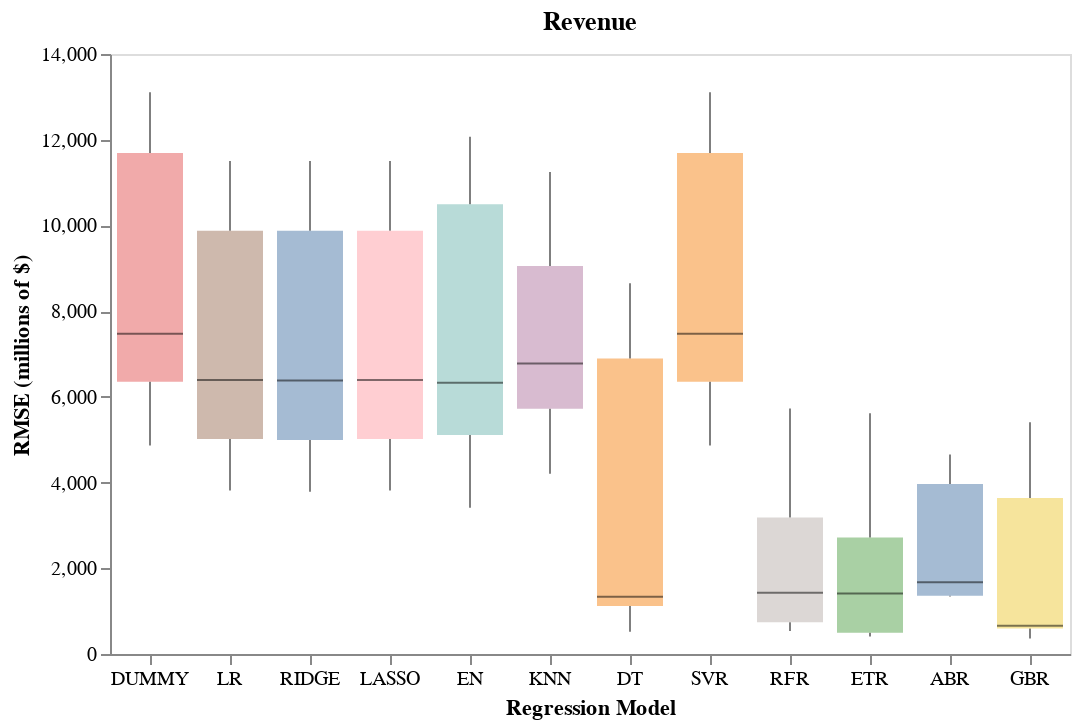

This figure's notebook cell:
### Code cell
# Let's try a better looking chart in altair
df_rev = pd.DataFrame({
    "model": np.concatenate([[n]*len(v) for n, v in zip(names, kfold_results_rev)]),
    "rmse":  np.concatenate(kfold_results_rev)
})

df_rev['rmse'] = df_rev['rmse']/1_000_000

rev_chart = alt.Chart(df_rev).mark_boxplot(size=33, opacity=0.5, median={'color': 'black', 'strokeWidth': 3}).encode(
    x=alt.X('model:N', sort=names, title='Regression Model', axis = alt.Axis(labelAngle = 0, grid = False)),
    y=alt.Y('rmse:Q', title='RMSE (millions of $)', axis = alt.Axis(grid = False)),
    color = alt.Color('model:N', legend=None)
).properties(
    width=40*len(names), height=300,
    title='Revenue'
)

rev_chart

### Figure 1 — Vega-Lite specification as saved in the notebook (floating-point values rounded to 4 significant figures)
{"config": {"view": {"continuousWidth": 300, "continuousHeight": 300}}, "data": {"name": "data-3235404efe05e5a454b03d8253bf1cea"}, "mark": {"type": "boxplot", "median": {"color": "black", "strokeWidth": 3}, "opacity": 0.5, "size": 33}, "encoding": {"color": {"field": "model", "legend": null, "type": "nominal"}, "x": {"axis": {"grid": false, "labelAngle": 0}, "field": "model", "sort": ["DUMMY", "LR", "RIDGE", "LASSO", "EN", "KNN", "DT", "SVR", "RFR", "ETR", "ABR", "GBR"], "title": "Regression Model", "type": "nominal"}, "y": {"axis": {"grid": false}, "field": "rmse", "title": "RMSE (millions of $)", "type": "quantitative"}}, "height": 300, "title": "Revenue", "width": 480, "$schema": "https://vega.github.io/schema/vega-lite/v5.20.1.json", "datasets": {"data-3235404efe05e5a454b03d8253bf1cea": [{"model": "DUMMY", "rmse": 11690.0}, {"model": "DUMMY", "rmse": 7473.0}, {"model": "DUMMY", "rmse": 4868.0}, {"model": "DUMMY", "rmse": 6354.0}, {"model": "DUMMY", "rmse": 13110.0}, {"model": "LR", "rmse": 9876.0}, {"model": "LR", "rmse": 6391.0}, {"model": "LR", "rmse": 3817.0}, {"model": "LR", "rmse": 5014.0}, {"model": "LR", "rmse": 11500.0}, {"model": "RIDGE", "rmse": 9873.0}, {"model": "RIDGE", "rmse": 6381.0}, {"model": "RIDGE", "rmse": 3789.0}, {"model": "RIDGE", "rmse": 4996.0}, {"model": "RIDGE", "rmse": 11500.0}, {"model": "LASSO", "rmse": 9876.0}, {"model": "LASSO", "rmse": 6391.0}, {"model": "LASSO", "rmse": 3817.0}, {"model": "LASSO", "rmse": 5014.0}, {"model": "LASSO", "rmse": 11500.0}, {"model": "EN", "rmse": 10490.0}, {"model": "EN", "rmse": 6326.0}, {"model": "EN", "rmse": 3415.0}, {"model": "EN", "rmse": 5107.0}, {"model": "EN", "rmse": 12070.0}, {"model": "KNN", "rmse": 9051.0}, {"model": "KNN", "rmse": 6776.0}, {"model": "KNN", "rmse": 4207.0}, {"model": "KNN", "rmse": 5720.0}, {"model": "KNN", "rmse": 11250.0}, {"model": "DT", "rmse": 8652.0}, {"model": "DT", "rmse": 1338.0}, {"model": "DT", "rmse": 519.2}, {"model": "DT", "rmse": 1120.0}, {"model": "DT", "rmse": 6894.0}, {"model": "SVR", "rmse": 11690.0}, {"model": "SVR", "rmse": 7473.0}, {"model": "SVR", "rmse": 4868.0}, {"model": "SVR", "rmse": 6354.0}, {"model": "SVR", "rmse": 13110.0}, {"model": "RFR", "rmse": 3186.0}, {"model": "RFR", "rmse": 738.6}, {"model": "RFR", "rmse": 536.7}, {"model": "RFR", "rmse": 1427.0}, {"model": "RFR", "rmse": 5730.0}, {"model": "ETR", "rmse": 2717.0}, {"model": "ETR", "rmse": 406.9}, {"model": "ETR", "rmse": 498.5}, {"model": "ETR", "rmse": 1412.0}, {"model": "ETR", "rmse": 5615.0}, {"model": "ABR", "rmse": 3966.0}, {"model": "ABR", "rmse": 1676.0}, {"model": "ABR", "rmse": 1357.0}, {"model": "ABR", "rmse": 1340.0}, {"model": "ABR", "rmse": 4654.0}, {"model": "GBR", "rmse": 3640.0}, {"model": "GBR", "rmse": 658.3}, {"model": "GBR", "rmse": 597.7}, {"model": "GBR", "rmse": 362.3}, {"model": "GBR", "rmse": 5409.0}]}}
